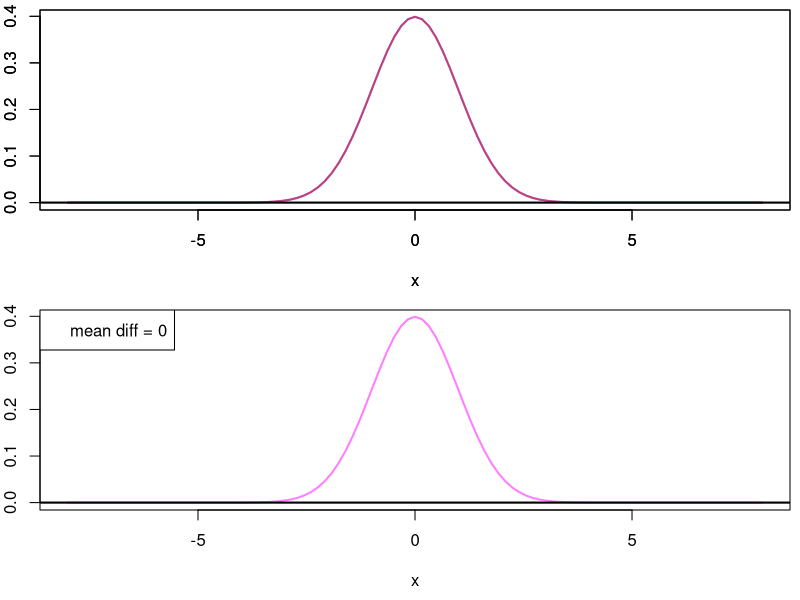
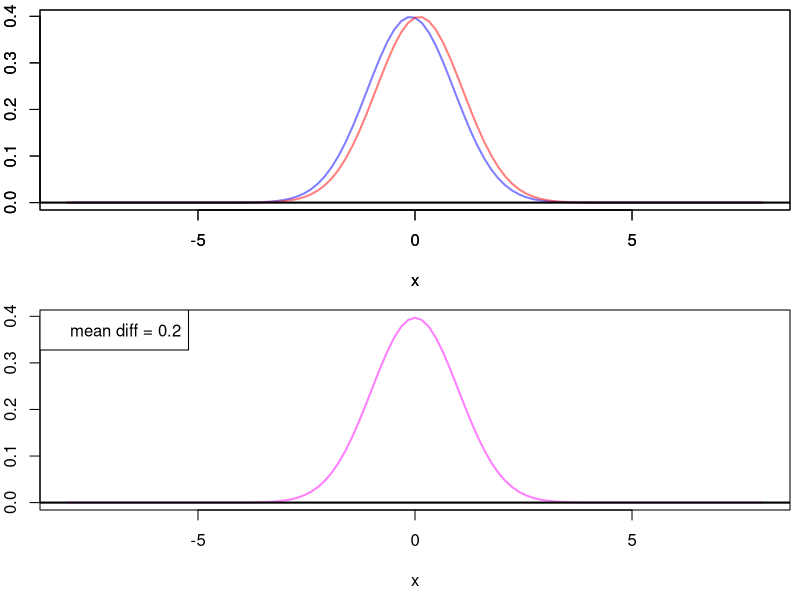
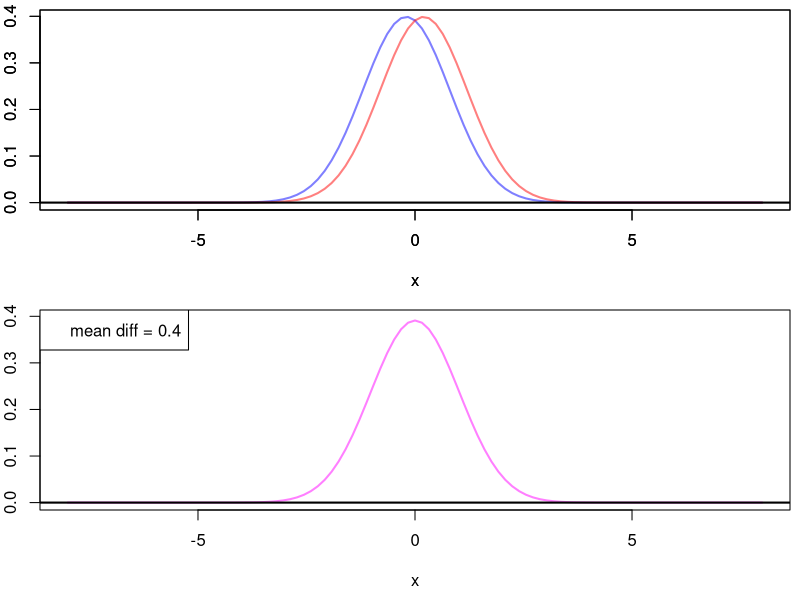
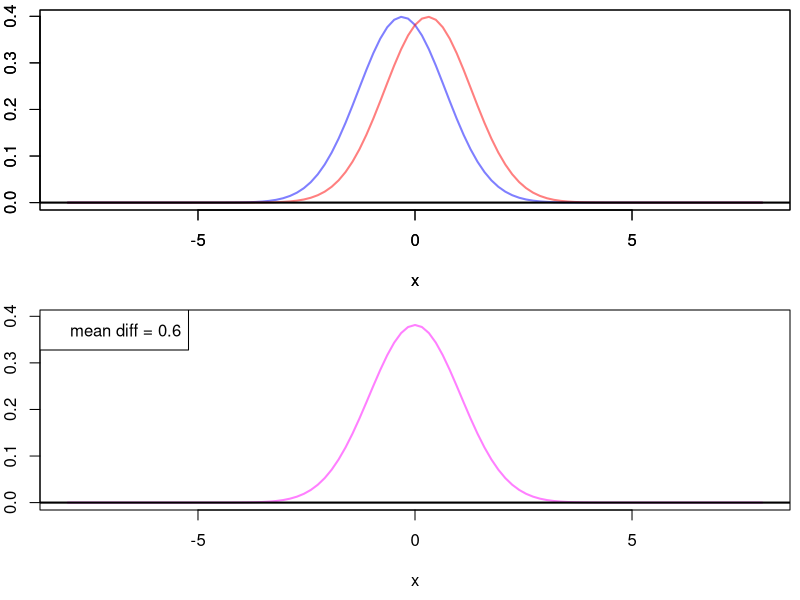
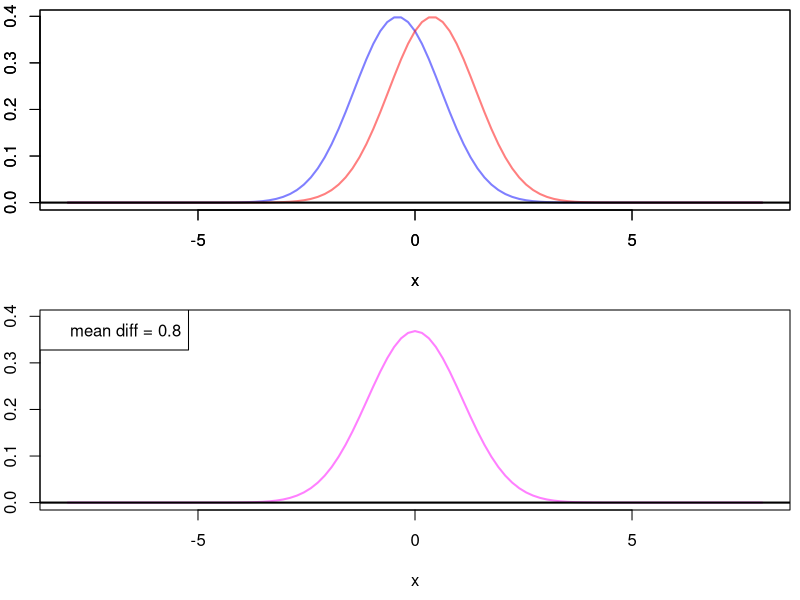
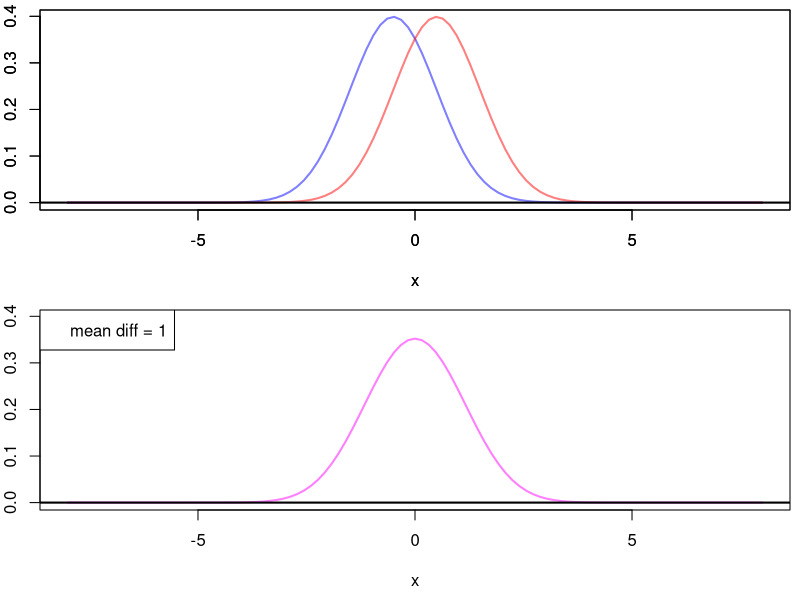
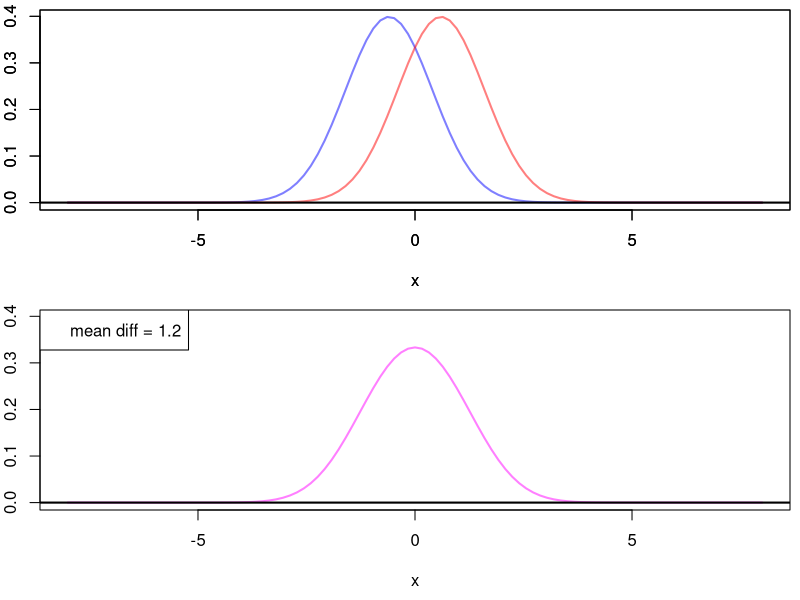
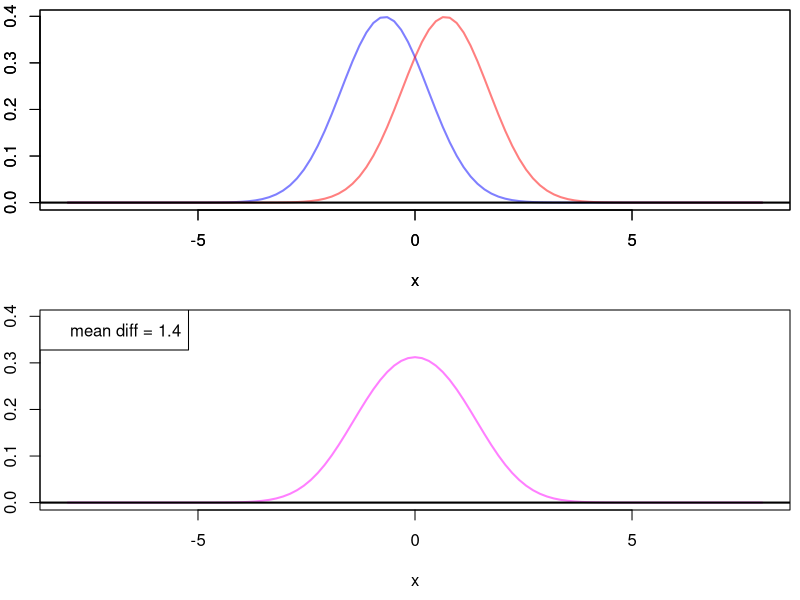

The R source for these figures, in order:
# Number of Observations
M <- seq(0, 4, by = 0.1)

# Plots
xmax <-   8
xmin <- - 8

# t - distribution
den1 <- function(x) dnorm(x = x, mean = 0, sd = 1)
den2 <- function(x) dnorm(x = x, mean = 0, sd = 1)
denG <- function(x) (den1(x) + den2(x)) / 2
# Plot Population
ymax <- max(denG(seq(xmin, xmax, length = 100)))
par(mfrow = c(2, 1))
par(mar   = c(4.5, 2, 0.5, 0.5))
for(m in M){
  # Change Densities
  den1 <- function(x) dnorm(x = x, mean = -m, sd = 1)
  den2 <- function(x) dnorm(x = x, mean =  m, sd = 1)
  denG <- function(x) (den1(x) + den2(x)) / 2
  # Single Density
  curve(den1,
        from = xmin,
        to   = xmax,
        lwd  = 2,
        ylab = "",
        xlab = "x",
        ylim = c(0, ymax),
        col  = rgb(0, 0, 1, 0.5))
  par(new=TRUE)
  curve(den2,
        from = xmin,
        to   = xmax,
        lwd  = 2,
        ylab = "",
        xlab = "x",
        ylim = c(0, ymax),
        col  = rgb(1, 0, 0, 0.5))
  abline(h = 0, lwd = 2)
  # Mixture Density
  curve(denG,
        from = xmin,
        to   = xmax,
        lwd  = 2,
        ylab = "",
        xlab = "x",
        ylim = c(0, ymax),
        col  = rgb(1, 0, 1, 0.5))
  legend("topleft", paste0("mean diff = ", 2*m))
  abline(h = 0, lwd = 2)
  Sys.sleep(1)
}
